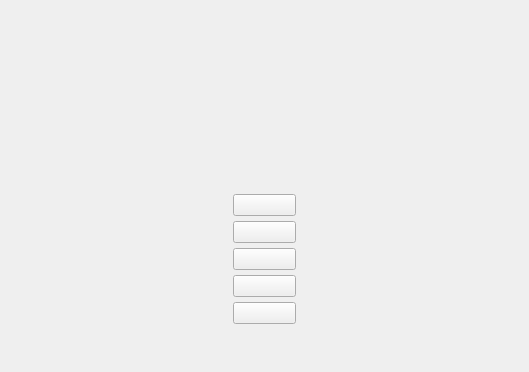
<?xml version="1.0" encoding="UTF-8"?>
<ui version="4.0">
 <class>IntroForm</class>
 <widget class="QWidget" name="IntroForm">
  <property name="geometry">
   <rect>
    <x>0</x>
    <y>0</y>
    <width>529</width>
    <height>372</height>
   </rect>
  </property>
  <layout class="QVBoxLayout" name="verticalLayout_2" stretch="5,3,1">
   <item>
    <spacer name="verticalSpacer">
     <property name="orientation">
      <enum>Qt::Vertical</enum>
     </property>
     <property name="sizeType">
      <enum>QSizePolicy::Expanding</enum>
     </property>
     <property name="sizeHint" stdset="0">
      <size>
       <width>20</width>
       <height>166</height>
      </size>
     </property>
    </spacer>
   </item>
   <item>
    <layout class="QHBoxLayout" name="horizontalLayout" stretch="3,1,3">
     <item>
      <spacer name="horizontalSpacer">
       <property name="orientation">
        <enum>Qt::Horizontal</enum>
       </property>
       <property name="sizeType">
        <enum>QSizePolicy::Expanding</enum>
       </property>
       <property name="sizeHint" stdset="0">
        <size>
         <width>300</width>
         <height>20</height>
        </size>
       </property>
      </spacer>
     </item>
     <item>
      <layout class="QVBoxLayout" name="verticalLayout" stretch="1,1,1,1,1">
       <property name="spacing">
        <number>5</number>
       </property>
       <property name="sizeConstraint">
        <enum>QLayout::SetDefaultConstraint</enum>
       </property>
       <property name="leftMargin">
        <number>5</number>
       </property>
       <property name="rightMargin">
        <number>5</number>
       </property>
       <item>
        <widget class="QPushButton" name="start">
         <property name="sizePolicy">
          <sizepolicy hsizetype="Expanding" vsizetype="Expanding">
           <horstretch>1</horstretch>
           <verstretch>1</verstretch>
          </sizepolicy>
         </property>
         <property name="text">
          <string notr="true"/>
         </property>
        </widget>
       </item>
       <item>
        <widget class="QPushButton" name="memory">
         <property name="sizePolicy">
          <sizepolicy hsizetype="Expanding" vsizetype="Expanding">
           <horstretch>1</horstretch>
           <verstretch>1</verstretch>
          </sizepolicy>
         </property>
         <property name="text">
          <string notr="true"/>
         </property>
        </widget>
       </item>
       <item>
        <widget class="QPushButton" name="setting">
         <property name="sizePolicy">
          <sizepolicy hsizetype="Preferred" vsizetype="Preferred">
           <horstretch>5</horstretch>
           <verstretch>1</verstretch>
          </sizepolicy>
         </property>
         <property name="text">
          <string notr="true"/>
         </property>
        </widget>
       </item>
       <item>
        <widget class="QPushButton" name="about">
         <property name="sizePolicy">
          <sizepolicy hsizetype="Preferred" vsizetype="Preferred">
           <horstretch>5</horstretch>
           <verstretch>1</verstretch>
          </sizepolicy>
         </property>
         <property name="text">
          <string notr="true"/>
         </property>
        </widget>
       </item>
       <item>
        <widget class="QPushButton" name="exit">
         <property name="sizePolicy">
          <sizepolicy hsizetype="Minimum" vsizetype="Preferred">
           <horstretch>5</horstretch>
           <verstretch>1</verstretch>
          </sizepolicy>
         </property>
         <property name="text">
          <string notr="true"/>
         </property>
        </widget>
       </item>
      </layout>
     </item>
     <item>
      <spacer name="horizontalSpacer_2">
       <property name="orientation">
        <enum>Qt::Horizontal</enum>
       </property>
       <property name="sizeType">
        <enum>QSizePolicy::Expanding</enum>
       </property>
       <property name="sizeHint" stdset="0">
        <size>
         <width>300</width>
         <height>20</height>
        </size>
       </property>
      </spacer>
     </item>
    </layout>
   </item>
   <item>
    <spacer name="verticalSpacer_2">
     <property name="orientation">
      <enum>Qt::Vertical</enum>
     </property>
     <property name="sizeHint" stdset="0">
      <size>
       <width>20</width>
       <height>31</height>
      </size>
     </property>
    </spacer>
   </item>
  </layout>
  <zorder>verticalLayoutWidget</zorder>
  <zorder>setting</zorder>
  <zorder>horizontalSpacer</zorder>
  <zorder>horizontalSpacer_2</zorder>
  <zorder>verticalSpacer</zorder>
  <zorder>verticalSpacer_2</zorder>
 </widget>
 <resources/>
 <connections/>
</ui>
